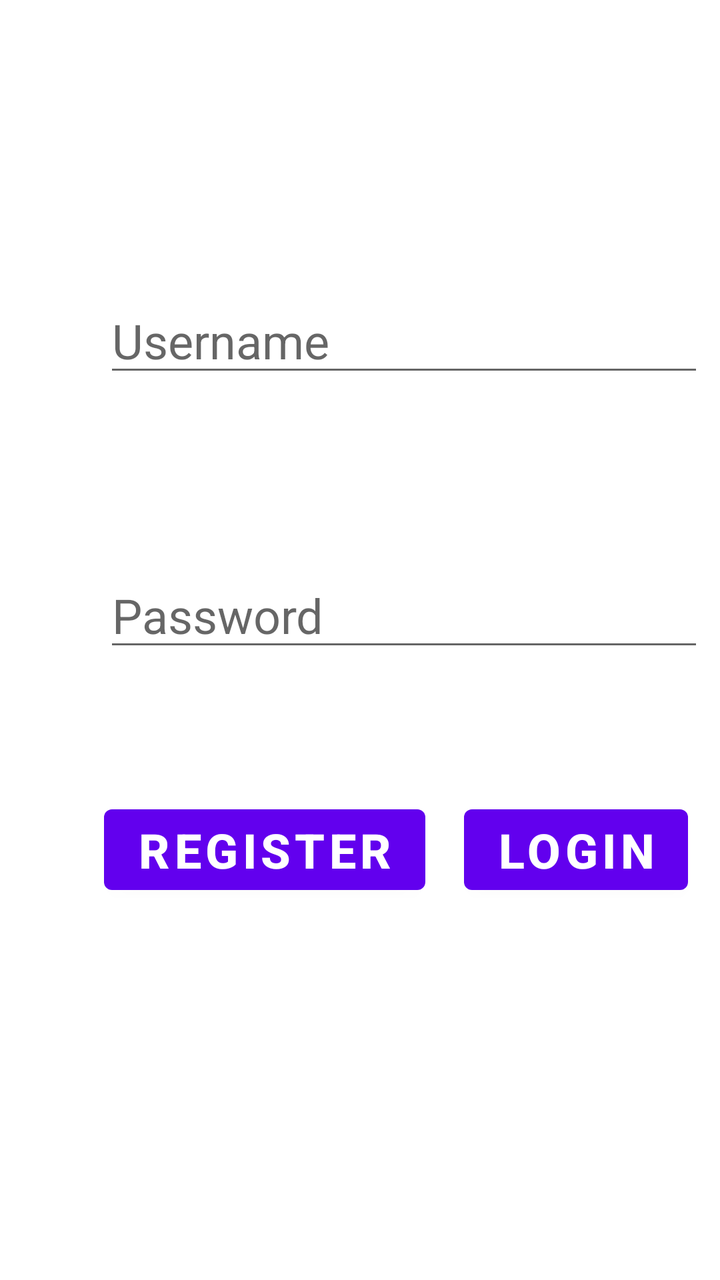
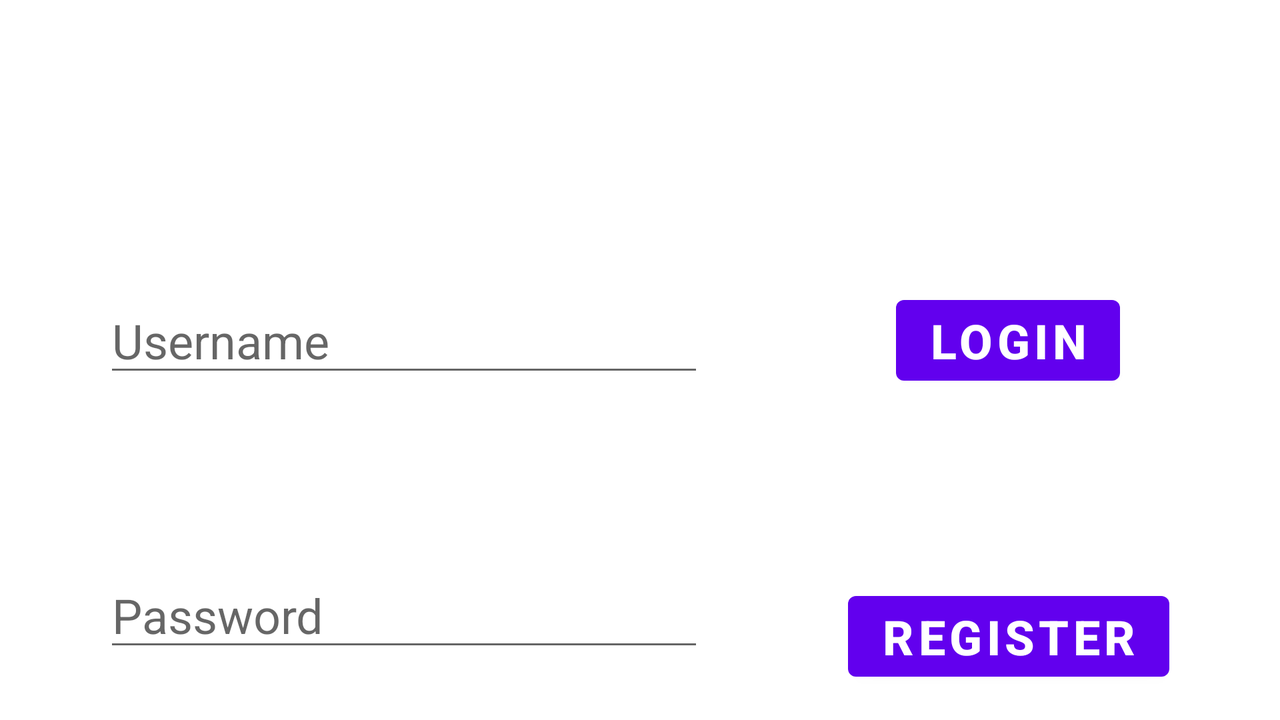

An Android layout and its configuration variant, each rendered on a device that would load it. The default file and the variant file are quoted in full after the pictures.
<!-- AndroidManifest.xml: application theme Theme.GameCenter -->
<!-- res/layout/activity_login_screen.xml -->
<?xml version="1.0" encoding="utf-8"?>
<androidx.constraintlayout.widget.ConstraintLayout xmlns:android="http://schemas.android.com/apk/res/android"
    xmlns:app="http://schemas.android.com/apk/res-auto"
    xmlns:tools="http://schemas.android.com/tools"
    android:layout_width="match_parent"
    android:layout_height="match_parent"
    tools:context=".LoginScreen">

    <EditText
        android:id="@+id/userText"
        style="@style/word_title"
        android:layout_width="300dp"
        android:layout_height="wrap_content"
        android:layout_marginStart="52dp"
        android:layout_marginTop="144dp"
        android:hint="Username"
        android:textStyle=""
        app:layout_constraintStart_toStartOf="parent"
        app:layout_constraintTop_toTopOf="parent"></EditText>

    <EditText
        android:inputType="textPassword"
        android:id="@+id/passwordText"
        style="@style/word_title"
        android:layout_width="300dp"
        android:layout_height="wrap_content"
        android:layout_marginTop="88dp"
        android:hint="Password"
        android:textStyle=""
        app:layout_constraintStart_toStartOf="@+id/userText"
        app:layout_constraintTop_toBottomOf="@+id/userText"></EditText>

    <Button
        android:onClick="login"
        android:id="@+id/loginButton"
        style="@style/word_title"
        android:layout_width="wrap_content"
        android:layout_height="wrap_content"
        android:layout_marginTop="68dp"
        android:layout_marginEnd="8dp"
        android:text="LOGIN"
        app:layout_constraintEnd_toEndOf="@+id/passwordText"
        app:layout_constraintTop_toBottomOf="@+id/passwordText"></Button>

    <Button
        android:onClick="register"
        android:id="@+id/registerButton"
        style="@style/word_title"
        android:layout_width="wrap_content"
        android:layout_height="wrap_content"
        android:text="REGISTER"
        app:layout_constraintStart_toStartOf="@+id/passwordText"
        app:layout_constraintTop_toTopOf="@+id/loginButton"></Button>


</androidx.constraintlayout.widget.ConstraintLayout>
<!-- resources referenced by this layout -->
<resources>
  <style name="word_title">
          <item name="android:layout_width">match_parent</item>
          <item name="android:layout_height">wrap_content</item>
          <item name="android:textSize">24sp</item>
          <item name="android:textStyle">bold</item>
      </style>
  <style name="Theme.GameCenter" parent="Theme.MaterialComponents.DayNight.NoActionBar">
          
          <item name="colorPrimary">@color/purple_500</item>
          <item name="colorPrimaryVariant">@color/purple_700</item>
          <item name="colorOnPrimary">@color/white</item>
          
          <item name="colorSecondary">@color/teal_200</item>
          <item name="colorSecondaryVariant">@color/teal_700</item>
          <item name="colorOnSecondary">@color/black</item>
          
          <item name="android:statusBarColor" tools:targetApi="l">?attr/colorPrimaryVariant</item>
          
      </style>
  <color name="purple_500">#FF6200EE</color>
  <color name="purple_700">#FF3700B3</color>
  <color name="white">#FFFFFFFF</color>
  <color name="teal_200">#FF03DAC5</color>
  <color name="teal_700">#FF018786</color>
  <color name="black">#FF000000</color>
</resources>
<!-- res/layout-land/activity_login_screen.xml (the repository's variant of the layout above) -->
<!-- drawn on the phone turned sideways -->
<?xml version="1.0" encoding="utf-8"?>
<androidx.constraintlayout.widget.ConstraintLayout xmlns:android="http://schemas.android.com/apk/res/android"
    xmlns:app="http://schemas.android.com/apk/res-auto"
    xmlns:tools="http://schemas.android.com/tools"
    android:layout_width="match_parent"
    android:layout_height="match_parent"
    tools:context=".LoginScreen">

    <EditText
        android:id="@+id/userText"
        style="@style/word_title"
        android:layout_width="300dp"
        android:layout_height="wrap_content"
        android:layout_marginStart="52dp"
        android:layout_marginTop="144dp"
        android:hint="Username"
        android:textStyle=""
        app:layout_constraintStart_toStartOf="parent"
        app:layout_constraintTop_toTopOf="parent"></EditText>

    <EditText
        android:inputType="textPassword"
        android:id="@+id/passwordText"
        style="@style/word_title"
        android:layout_width="300dp"
        android:layout_height="wrap_content"
        android:layout_marginTop="88dp"
        android:hint="Password"
        android:textStyle=""
        app:layout_constraintStart_toStartOf="@+id/userText"
        app:layout_constraintTop_toBottomOf="@+id/userText"></EditText>

    <Button
        android:id="@+id/loginButton"
        style="@style/word_title"
        android:layout_width="wrap_content"
        android:layout_height="wrap_content"
        android:layout_marginStart="96dp"
        android:onClick="login"
        android:text="LOGIN"
        app:layout_constraintStart_toEndOf="@+id/passwordText"
        app:layout_constraintTop_toTopOf="@+id/userText"></Button>

    <Button
        android:id="@+id/registerButton"
        style="@style/word_title"
        android:layout_width="wrap_content"
        android:layout_height="wrap_content"
        android:layout_marginStart="72dp"
        android:layout_marginTop="148dp"
        android:onClick="register"
        android:text="REGISTER"
        app:layout_constraintStart_toEndOf="@+id/passwordText"
        app:layout_constraintTop_toTopOf="@+id/loginButton"></Button>


</androidx.constraintlayout.widget.ConstraintLayout>
